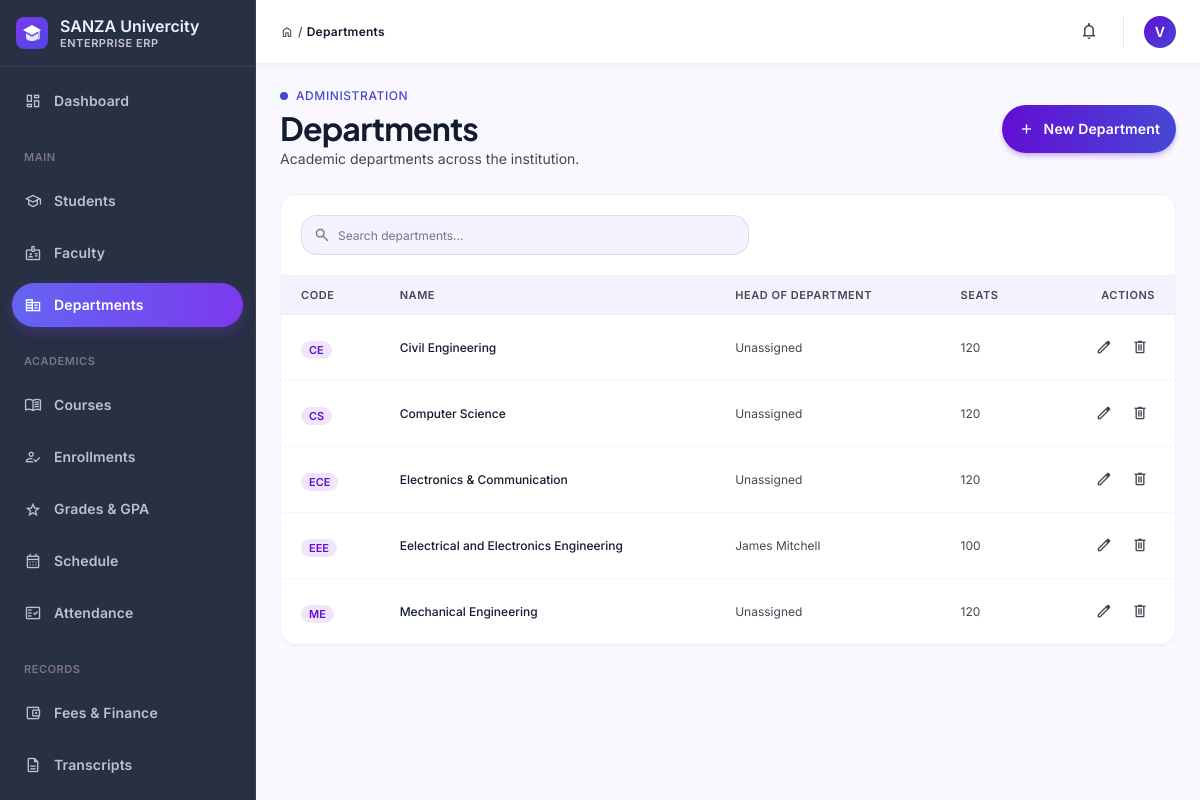
/students/departments/ (signed in), run on the app's committed database.
### students/models.py (models this page shows, shortened)
class User(AbstractUser):
    ROLE_CHOICES = (
        ('admin', 'Administrator'),
        ('faculty', 'Faculty/Instructor'),
        ('student', 'Student'),
    )
    role = models.CharField(max_length=20, choices=ROLE_CHOICES, default='student')
    phone = models.CharField(max_length=20, blank=True, null=True)
    department = models.CharField(max_length=100, blank=True, null=True)
    enrollment_year = models.IntegerField(blank=True, null=True)
    class Meta:
        ordering = ['-date_joined']

class Department(models.Model):
    DEPT_CHOICES = (
        ('cse', 'Computer Science & Engineering'),
        ('ece', 'Electronics & Communication'),
        ('me', 'Mechanical Engineering'),
        ('ce', 'Civil Engineering'),
        ('eee', 'Electrical & Electronics'),
        ('it', 'Information Technology'),
    )
    code = models.CharField(max_length=10, unique=True)
    name = models.CharField(max_length=100, unique=True)
    description = models.TextField(blank=True)
    hod = models.ForeignKey(Faculty, on_delete=models.SET_NULL, null=True, blank=True, related_name='headed_departments')
    total_seats = models.IntegerField(default=100)
    created_at = models.DateTimeField(auto_now_add=True)
    class Meta:
        ordering = ['name']
        verbose_name_plural = "Departments"

class Faculty(models.Model):
    DEPARTMENT_CHOICES = (
        ('cse', 'Computer Science & Engineering'),
        ('ece', 'Electronics & Communication'),
        ('me', 'Mechanical Engineering'),
        ('ce', 'Civil Engineering'),
        ('eee', 'Electrical & Electronics'),
        ('it', 'Information Technology'),
    )
    user = models.OneToOneField(User, on_delete=models.CASCADE, related_name='faculty_profile')
    employee_id = models.CharField(max_length=60, unique=True)
    department = models.CharField(max_length=20, choices=DEPARTMENT_CHOICES)
    specialization = models.CharField(max_length=200, blank=True)
    experience_years = models.IntegerField(default=0)
    office_location = models.CharField(max_length=100, blank=True)
    phone = models.CharField(max_length=20, blank=True)
    created_at = models.DateTimeField(auto_now_add=True)
    updated_at = models.DateTimeField(auto_now=True)
    class Meta:
        ordering = ['-created_at']
        verbose_name_plural = "Faculty"

### students/views.py (the view)
# urls.py: path('departments/', views.department_list, name='department_list'),
@login_required(login_url='login')
@admin_only
def department_list(request):
    query = request.GET.get('q', '')
    if query:
        departments = Department.objects.filter(Q(code__icontains=query) | Q(name__icontains=query))
    else:
        departments = Department.objects.all()
    page = Paginator(departments.order_by('code'), 10).get_page(request.GET.get('page'))
    context = {'departments': page, 'query': query}
    return render(request, 'students/department_list.html', context)

### students/templates/students/department_list.html (shortened to what this page needs)
{% extends "base.html" %}
{% block breadcrumb %}Departments{% endblock %}
{% block content %}
<div class="flex flex-col gap-space-lg">
  <section class="flex flex-col lg:flex-row lg:items-center justify-between gap-space-md">
    <div>
      <div class="flex items-center gap-space-xs text-secondary font-label-md text-label-md tracking-wider uppercase">
        <span class="w-2 h-2 rounded-full bg-secondary"></span> Administration
      </div>
      <h1 class="font-headline-lg text-headline-lg text-on-surface tracking-tight mt-1">Departments</h1>
      <p class="font-body-md text-body-md text-on-surface-variant">Academic departments across the institution.</p>
    </div>
    <a href="{% url 'department_create' %}" class="inline-flex items-center gap-2 px-4 py-2.5 rounded-xl bg-gradient-to-r from-primary to-secondary text-on-primary font-label-lg text-label-lg shadow-md shadow-primary/25 hover:opacity-90 transition-all">
      <span class="material-symbols-outlined text-lg">add</span> New Department
    </a>
  </section>
  <section class="bg-surface-container-lowest rounded-2xl border border-outline-variant/20 shadow-sm overflow-hidden">
    <div class="p-5 border-b border-outline-variant/20">
      <form method="get" class="relative max-w-md">
        <span class="material-symbols-outlined absolute left-3 top-1/2 -translate-y-1/2 text-outline text-lg">search</span>
        <input type="text" name="q" value="{{ query }}" placeholder="Search departments..." class="w-full h-10 pl-9 pr-3 rounded-lg bg-surface-container-low border border-outline-variant/50 text-on-surface placeholder:text-outline font-body-sm text-body-sm focus:outline-none focus:border-primary focus:ring-4 focus:ring-primary/15"/>
      </form>
    </div>
    {% if departments %}
    <div class="overflow-x-auto">
      <table class="w-full text-left">
        <thead class="bg-surface-container-low">
          <tr>
            <th class="px-5 py-3 font-label-sm text-label-sm uppercase tracking-wider text-on-surface-variant">Code</th>
            <th class="px-5 py-3 font-label-sm text-label-sm uppercase tracking-wider text-on-surface-variant">Name</th>
            <th class="px-5 py-3 font-label-sm text-label-sm uppercase tracking-wider text-on-surface-variant">Head of Department</th>
            <th class="px-5 py-3 font-label-sm text-label-sm uppercase tracking-wider text-on-surface-variant">Seats</th>
            <th class="px-5 py-3 font-label-sm text-label-sm uppercase tracking-wider text-on-surface-variant text-right">Actions</th>
          </tr>
        </thead>
        <tbody>
          {% for department in departments %}
          <tr class="border-t border-outline-variant/15 hover:bg-surface-container-low/60">
            <td class="px-5 py-3"><span class="px-2 py-0.5 rounded-full bg-primary/10 text-primary font-label-sm text-[11px] font-semibold uppercase">{{ department.code }}</span></td>
            <td class="px-5 py-3 font-body-sm text-body-sm text-on-surface font-medium">{{ department.name }}</td>
            <td class="px-5 py-3 font-body-sm text-body-sm text-on-surface-variant">{{ department.hod.user.get_full_name|default:"Unassigned" }}</td>
            <td class="px-5 py-3 font-body-sm text-body-sm text-on-surface-variant">{{ department.total_seats }}</td>
            <td class="px-5 py-3">
              <div class="flex items-center justify-end gap-1.5">
                <a href="{% url 'department_update' department.id %}" class="p-1.5 rounded-lg text-on-surface-variant hover:bg-surface-container-low hover:text-primary transition-colors"><span class="material-symbols-outlined text-lg">edit</span></a>
                <a href="{% url 'department_delete' department.id %}" class="p-1.5 rounded-lg text-on-surface-variant hover:bg-error-container hover:text-error transition-colors"><span class="material-symbols-outlined text-lg">delete</span></a>
              </div>
            </td>
          </tr>
          {% endfor %}
        </tbody>
      </table>
    </div>
    {% else %}
    <div class="py-16 text-center">
      <span class="material-symbols-outlined text-4xl text-outline">corporate_fare</span>
      <p class="font-body-md text-body-md text-on-surface-variant mt-2">No departments found.</p>
    </div>
    {% endif %}
  </section>
</div>
{% endblock %}

### students/templates/base.html (shortened to what this page needs)
{% load static %}<!DOCTYPE html>
<html lang="en">
<head>
{% include "partials/_design_tokens.html" %}
</head>
<body class="bg-surface font-body-md text-on-surface antialiased">
<aside id="sidebar" class="fixed left-0 top-0 h-full w-64 bg-inverse-surface border-r border-outline/20 z-50 flex flex-col justify-between overflow-y-auto -translate-x-full lg:translate-x-0 transition-transform duration-200">
  <div class="flex flex-col">
    <div class="flex items-center gap-space-sm px-space-md py-space-md border-b border-outline/20">
      <div class="flex flex-col min-w-0">
        <span class="font-title-md text-title-md text-inverse-on-surface leading-tight truncate">SANZA Univercity</span>
        <span class="font-label-sm text-label-sm text-outline-variant uppercase tracking-wider">Enterprise ERP</span>
      </div>
    </div>
    <nav class="px-space-sm py-space-sm flex flex-col gap-space-xs">
      {% url 'dashboard' as dash_url %}
      <a href="{{ dash_url }}" class="flex items-center gap-space-sm px-space-sm py-2 rounded-xl transition-all {% if request.resolver_match.url_name in 'dashboard,admin_dashboard,faculty_dashboard,student_portal' %}nav-active{% else %}text-inverse-on-surface/75 hover:bg-surface-container-highest/10 hover:text-inverse-on-surface{% endif %}">
        <span class="material-symbols-outlined text-lg">dashboard</span><span class="font-label-lg text-label-lg">Dashboard</span>
      </a>
      {% if user.is_staff or user.is_superuser %}
      <div class="px-space-sm pt-space-sm pb-1"><span class="font-label-sm text-label-sm text-outline uppercase tracking-wider">Main</span></div>
      <a href="{% url 'student_list' %}" class="flex items-center gap-space-sm px-space-sm py-2 rounded-xl transition-all {% if request.resolver_match.url_name == 'student_list' %}nav-active{% else %}text-inverse-on-surface/75 hover:bg-surface-container-highest/10 hover:text-inverse-on-surface{% endif %}"><span class="material-symbols-outlined text-lg">school</span><span class="font-label-lg text-label-lg">Students</span></a>
      <a href="{% url 'faculty_reports_dashboard' %}" class="flex items-center gap-space-sm px-space-sm py-2 rounded-xl transition-all {% if request.resolver_match.url_name in 'faculty_reports_dashboard,faculty_analytics,faculty_performance_compare' %}nav-active{% else %}text-inverse-on-surface/75 hover:bg-surface-container-highest/10 hover:text-inverse-on-surface{% endif %}"><span class="material-symbols-outlined text-lg">badge</span><span class="font-label-lg text-label-lg">Faculty</span></a>
      <a href="{% url 'department_list' %}" class="flex items-center gap-space-sm px-space-sm py-2 rounded-xl transition-all {% if request.resolver_match.url_name == 'department_list' %}nav-active{% else %}text-inverse-on-surface/75 hover:bg-surface-container-highest/10 hover:text-inverse-on-surface{% endif %}"><span class="material-symbols-outlined text-lg">corporate_fare</span><span class="font-label-lg text-label-lg">Departments</span></a>
      {% endif %}
      <div class="px-space-sm pt-space-sm pb-1"><span class="font-label-sm text-label-sm text-outline uppercase tracking-wider">Academics</span></div>
      <a href="{% url 'course_list' %}" class="flex items-center gap-space-sm px-space-sm py-2 rounded-xl transition-all {% if request.resolver_match.url_name in 'course_list,course_analytics' %}nav-active{% else %}text-inverse-on-surface/75 hover:bg-surface-container-highest/10 hover:text-inverse-on-surface{% endif %}"><span class="material-symbols-outlined text-lg">menu_book</span><span class="font-label-lg text-label-lg">Courses</span></a>
      {% if user.is_staff or user.is_superuser %}
      <a href="{% url 'enrollment_list' %}" class="flex items-center gap-space-sm px-space-sm py-2 rounded-xl transition-all {% if request.resolver_match.url_name == 'enrollment_list' %}nav-active{% else %}text-inverse-on-surface/75 hover:bg-surface-container-highest/10 hover:text-inverse-on-surface{% endif %}"><span class="material-symbols-outlined text-lg">how_to_reg</span><span class="font-label-lg text-label-lg">Enrollments</span></a>
      {% endif %}
      <a href="{% url 'grade_list' %}" class="flex items-center gap-space-sm px-space-sm py-2 rounded-xl transition-all {% if request.resolver_match.url_name == 'grade_list' %}nav-active{% else %}text-inverse-on-surface/75 hover:bg-surface-container-highest/10 hover:text-inverse-on-surface{% endif %}"><span class="material-symbols-outlined text-lg">grade</span><span class="font-label-lg text-label-lg">Grades &amp; GPA</span></a>
      <a href="{% url 'schedule_dashboard' %}" class="flex items-center gap-space-sm px-space-sm py-2 rounded-xl transition-all {% if request.resolver_match.url_name == 'schedule_dashboard' %}nav-active{% else %}text-inverse-on-surface/75 hover:bg-surface-container-highest/10 hover:text-inverse-on-surface{% endif %}"><span class="material-symbols-outlined text-lg">calendar_month</span><span class="font-label-lg text-label-lg">Schedule</span></a>
      <a href="{% url 'attendance_list' %}" class="flex items-center gap-space-sm px-space-sm py-2 rounded-xl transition-all {% if request.resolver_match.url_name in 'attendance_list,attendance_record,attendance_update' %}nav-active{% else %}text-inverse-on-surface/75 hover:bg-surface-container-highest/10 hover:text-inverse-on-surface{% endif %}"><span class="material-symbols-outlined text-lg">fact_check</span><span class="font-label-lg text-label-lg">Attendance</span></a>
      <div class="px-space-sm pt-space-sm pb-1"><span class="font-label-sm text-label-sm text-outline uppercase tracking-wider">Records</span></div>
      <a href="{% url 'fee_list' %}" class="flex items-center gap-space-sm px-space-sm py-2 rounded-xl transition-all {% if request.resolver_match.url_name == 'fee_list' %}nav-active{% else %}text-inverse-on-surface/75 hover:bg-surface-container-highest/10 hover:text-inverse-on-surface{% endif %}"><span class="material-symbols-outlined text-lg">account_balance_wallet</span><span class="font-label-lg text-label-lg">Fees &amp; Finance</span></a>
      <a href="{% url 'transcript_list' %}" class="flex items-center gap-space-sm px-space-sm py-2 rounded-xl transition-all {% if request.resolver_match.url_name in 'transcript_list,transcript_detail' %}nav-active{% else %}text-inverse-on-surface/75 hover:bg-surface-container-highest/10 hover:text-inverse-on-surface{% endif %}"><span class="material-symbols-outlined text-lg">description</span><span class="font-label-lg text-label-lg">Transcripts</span></a>
      <a href="{% url 'degree_audit_list' %}" class="flex items-center gap-space-sm px-space-sm py-2 rounded-xl transition-all {% if request.resolver_match.url_name in 'degree_audit_list,degree_audit_detail' %}nav-active{% else %}text-inverse-on-surface/75 hover:bg-surface-container-highest/10 hover:text-inverse-on-surface{% endif %}"><span class="material-symbols-outlined text-lg">checklist</span><span class="font-label-lg text-label-lg">Degree Audit</span></a>
    </nav>
  </div>
</aside>
<div class="lg:pl-64">
  <header class="sticky top-0 h-16 bg-surface-container-lowest border-b border-outline-variant/30 shadow-[0_1px_8px_rgba(0,0,0,0.04)] z-30 flex items-center justify-between px-space-md lg:px-space-lg gap-space-sm">
    <div class="flex items-center gap-space-md flex-1 min-w-0">
      <div class="hidden sm:flex items-center gap-1 text-on-surface-variant font-label-md text-label-md flex-shrink-0">
        <span class="material-symbols-outlined text-sm">home</span><span>/</span>
        <span class="text-on-surface font-semibold">{% block breadcrumb %}Console{% endblock %}</span>
      </div>
    </div>
    <div class="flex items-center gap-space-sm flex-shrink-0">
      {% if user.is_authenticated %}
      <a href="{% url 'notification_list' %}" aria-label="Notifications" class="relative p-2 rounded-lg text-on-surface-variant hover:bg-surface-container-low transition-colors">
        <span class="material-symbols-outlined text-xl">notifications</span>
      </a>
      <div class="flex items-center gap-space-sm pl-1">
        <div class="w-8 h-8 rounded-full bg-gradient-to-br from-primary to-secondary flex items-center justify-center text-on-primary font-label-lg text-label-lg flex-shrink-0">
          {{ user.get_full_name|default:user.username|slice:":1"|upper }}
        </div>
      </div>
      {% else %}
      <a href="{% url 'login' %}" class="px-4 py-2 rounded-xl bg-gradient-to-r from-primary to-secondary text-on-primary font-label-lg text-label-lg">Sign in</a>
      {% endif %}
    </div>
  </header>
  <main class="w-full px-space-md lg:px-space-lg py-space-lg bg-surface-bright min-h-[calc(100vh-4rem)]">
    {% block content %}{% endblock %}
  </main>
</div>
</body>
</html>

### students/templates/partials/_design_tokens.html (shortened to what this page needs)
<script src="https://cdn.tailwindcss.com"></script>

### data on the page
User: get_full_name "V"
Department: code "CE", name "Civil Engineering", hod.user.get_full_name "Unassigned", total_seats "120"
Department: code "CS", name "Computer Science", hod.user.get_full_name "Unassigned", total_seats "120"
Department: code "ECE", name "Electronics & Communication", hod.user.get_full_name "Unassigned", total_seats "120"
Department: code "EEE", name "Eelectrical and Electronics Engineering", hod.user.get_full_name "James Mitchell", total_seats "100"
Department: code "ME", name "Mechanical Engineering", hod.user.get_full_name "Unassigned", total_seats "120"
